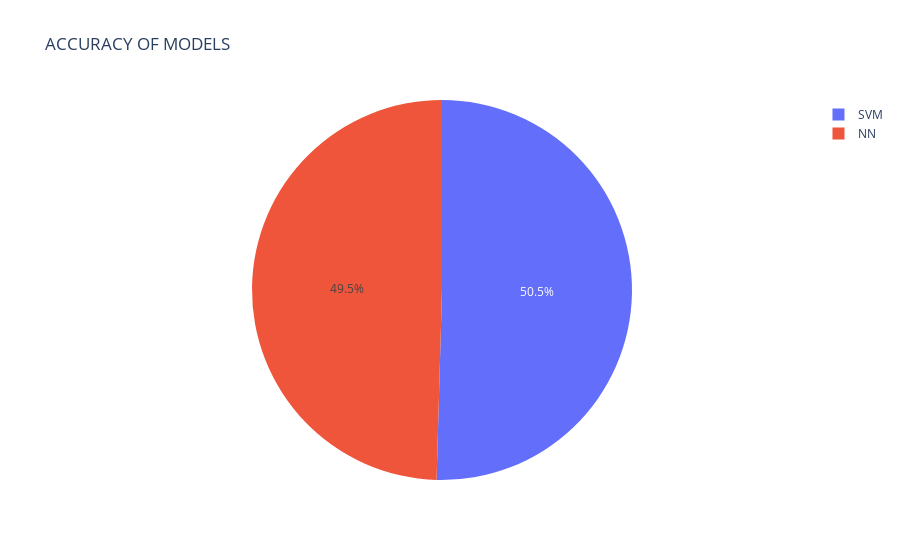

Write notebook code for a chart like this one.
### Code cell
import plotly.graph_objects as go

MODELS = ['SVM','NN']
ACCURACY = [acc_SVM.mean(),acc_NN]

fig = go.Figure(data=[go.Pie(labels=MODELS, values=ACCURACY)])
fig.update_layout(title_text='ACCURACY OF MODELS')
fig.show()

### Figure 1 — Plotly figure (JSON) as saved in the notebook; plotly's stock layout.template omitted (floating-point values rounded to 4 significant figures)
{"data": [{"labels": ["SVM", "NN"], "type": "pie", "values": [80.47, 79.03]}], "layout": {"title": {"text": "ACCURACY OF MODELS"}}}
